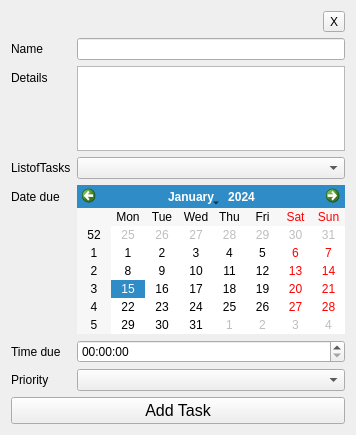
<?xml version="1.0" encoding="UTF-8"?>
<ui version="4.0">
 <class>AddTaskWidget</class>
 <widget class="QWidget" name="AddTaskWidget">
  <property name="geometry">
   <rect>
    <x>0</x>
    <y>0</y>
    <width>356</width>
    <height>435</height>
   </rect>
  </property>
  <property name="windowTitle">
   <string>AddTaskWidget</string>
  </property>
  <layout class="QGridLayout" name="gridLayout_2">
   <item row="0" column="0" rowspan="2" colspan="2">
    <layout class="QGridLayout" name="gridLayout">
     <item row="1" column="0">
      <layout class="QFormLayout" name="formLayout">
       <item row="0" column="0">
        <widget class="QLabel" name="nameLabel">
         <property name="text">
          <string>Name</string>
         </property>
        </widget>
       </item>
       <item row="0" column="1">
        <widget class="QLineEdit" name="nameLineEdit"/>
       </item>
       <item row="1" column="0">
        <widget class="QLabel" name="detailsLabel">
         <property name="text">
          <string>Details</string>
         </property>
        </widget>
       </item>
       <item row="2" column="0">
        <widget class="QLabel" name="label_4">
         <property name="text">
          <string>ListofTasks</string>
         </property>
        </widget>
       </item>
       <item row="2" column="1">
        <widget class="QComboBox" name="list_combo"/>
       </item>
       <item row="3" column="0">
        <widget class="QLabel" name="dateDueLabel">
         <property name="text">
          <string>Date due</string>
         </property>
        </widget>
       </item>
       <item row="5" column="0">
        <widget class="QLabel" name="priorityLabel">
         <property name="text">
          <string>Priority</string>
         </property>
        </widget>
       </item>
       <item row="5" column="1">
        <widget class="QComboBox" name="prioritycombo"/>
       </item>
       <item row="3" column="1">
        <widget class="QCalendarWidget" name="calendarWidget"/>
       </item>
       <item row="4" column="1">
        <widget class="QTimeEdit" name="timeEdit"/>
       </item>
       <item row="4" column="0">
        <widget class="QLabel" name="label">
         <property name="text">
          <string>Time due</string>
         </property>
        </widget>
       </item>
       <item row="1" column="1">
        <widget class="QTextEdit" name="detailsEdit"/>
       </item>
      </layout>
     </item>
     <item row="0" column="0" alignment="Qt::AlignRight">
      <widget class="QToolButton" name="closeButton">
       <property name="text">
        <string>X</string>
       </property>
      </widget>
     </item>
    </layout>
   </item>
   <item row="2" column="0" colspan="2">
    <widget class="QPushButton" name="saveTask">
     <property name="font">
      <font>
       <pointsize>12</pointsize>
      </font>
     </property>
     <property name="styleSheet">
      <string notr="true"/>
     </property>
     <property name="text">
      <string>Add Task</string>
     </property>
    </widget>
   </item>
  </layout>
 </widget>
 <resources/>
 <connections/>
</ui>
